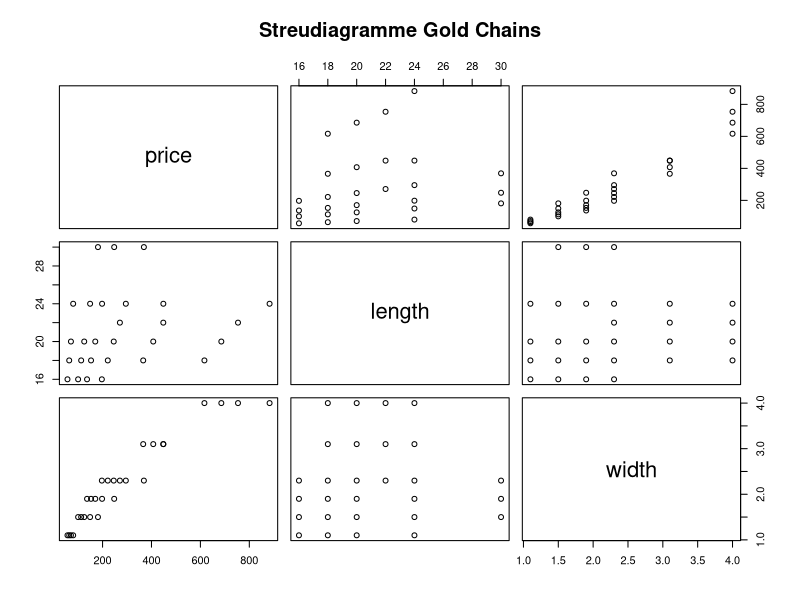
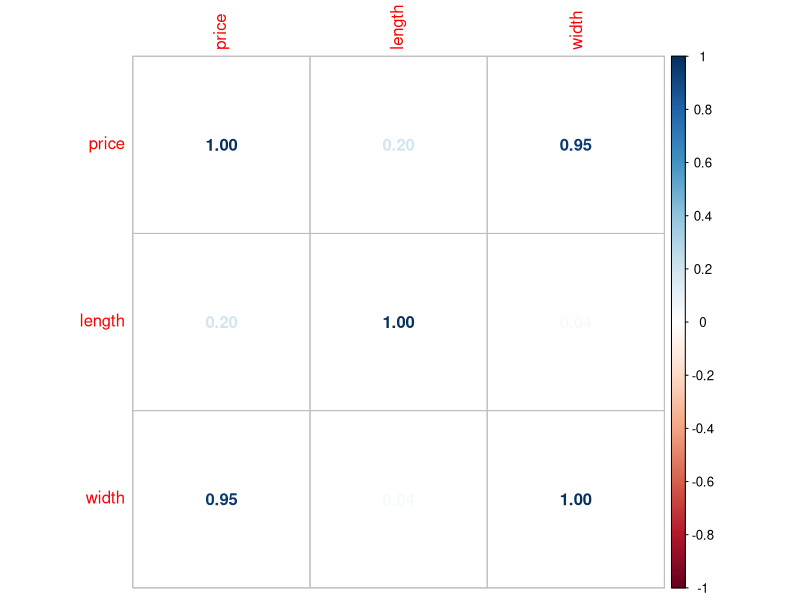
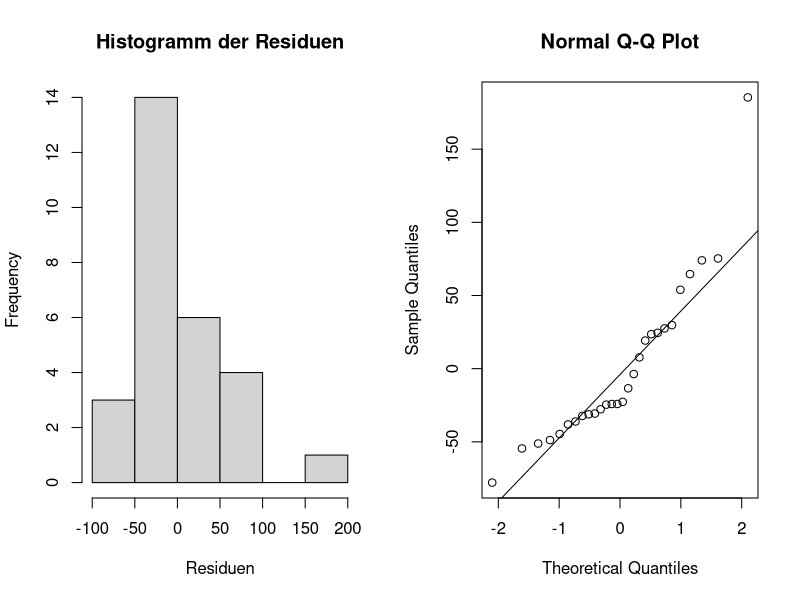
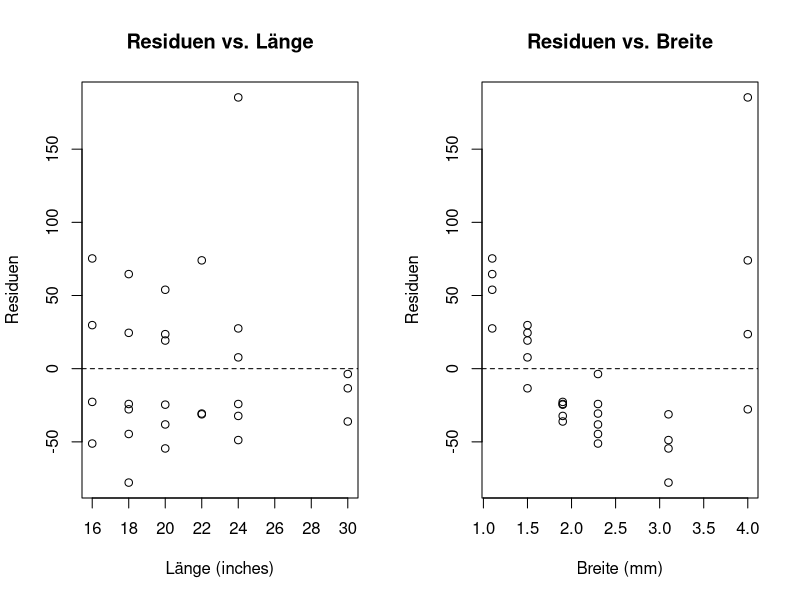
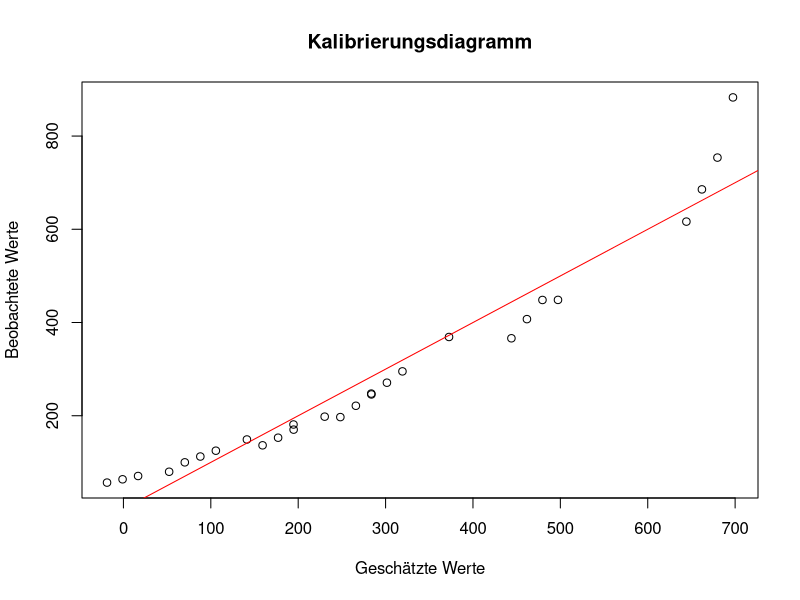
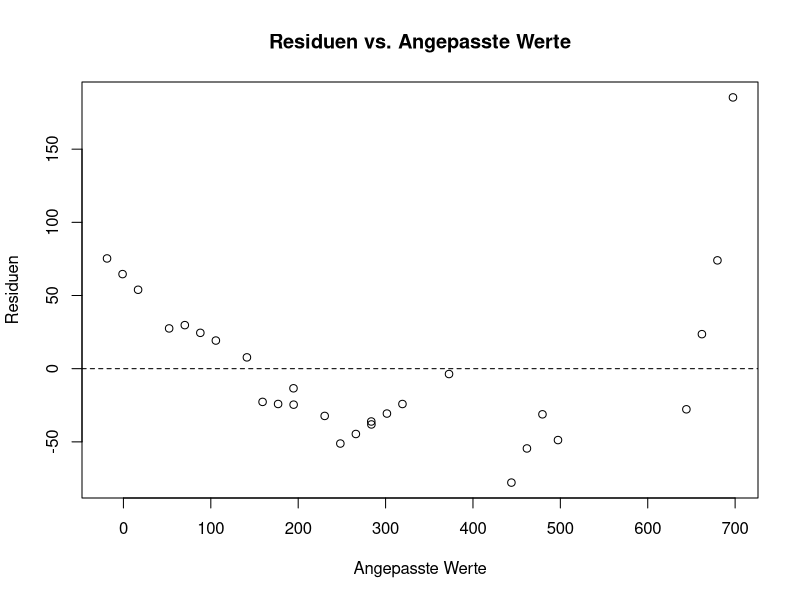
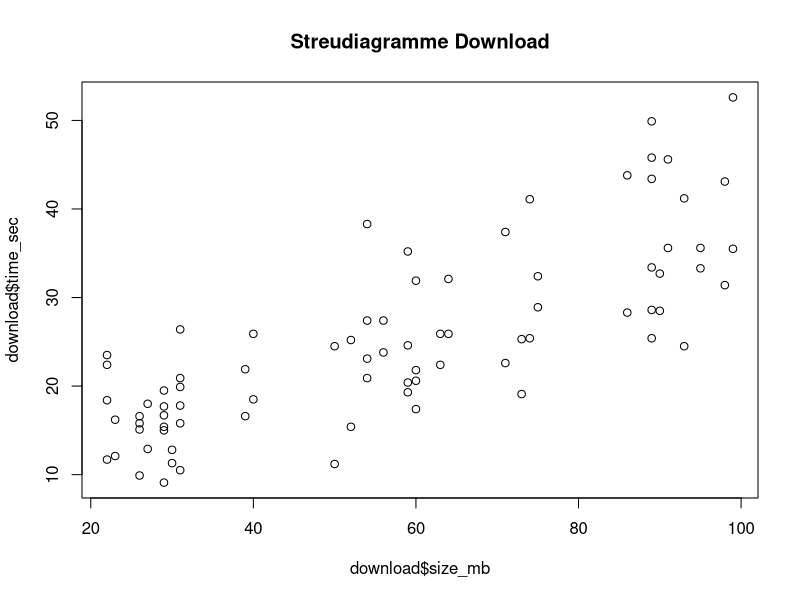
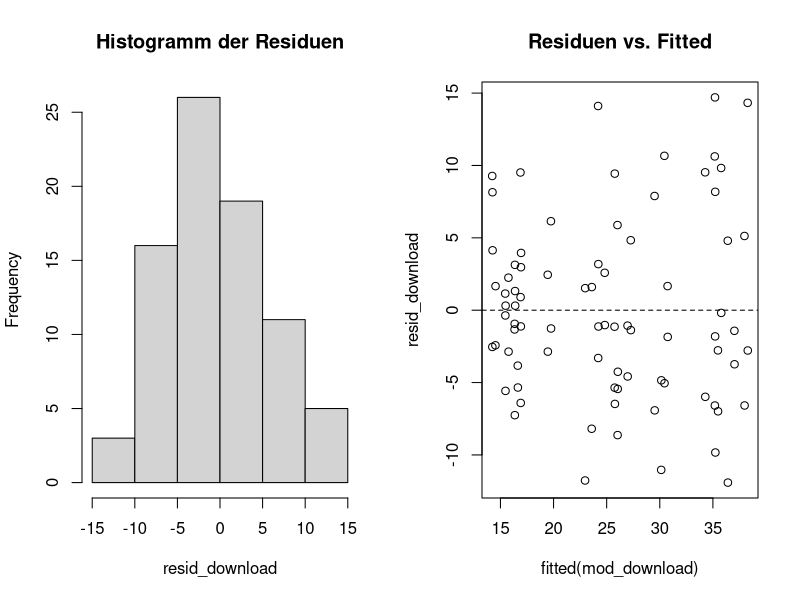

The R source for these figures, in order:
## ---- chunk 1
knitr::opts_chunk$set(echo = TRUE, warning = FALSE, message = FALSE)
library(readxl)
library(ggplot2)
library(dplyr)
library(corrplot)
library(car)
library(scatterplot3d)
## ---- chunk 2
gold <- read_excel("../data/WDDA_06.xlsx", sheet = "Gold Chains")
names(gold) <- c("price", "length", "width")
head(gold)
## ---- chunk 3
pairs(gold, main = "Streudiagramme Gold Chains")
## ---- chunk 4
cor_matrix <- cor(gold)
print(cor_matrix)
corrplot(cor_matrix, method = "number")
## ---- chunk 5
mod_width_simple <- lm(price ~ width, data = gold)
summary(mod_width_simple)
## ---- chunk 6
mod_gold <- lm(price ~ length + width, data = gold)
summary(mod_gold)
## ---- chunk 7
r2_gold <- summary(mod_gold)$r.squared
rse_gold <- summary(mod_gold)$sigma
cat("R² =", round(r2_gold, 4), "\n")
cat("RSE =", round(rse_gold, 2), "$\n")
## ---- chunk 8
resid_gold <- resid(mod_gold)
par(mfrow = c(1,2))
hist(resid_gold, main = "Histogramm der Residuen", xlab = "Residuen")
qqnorm(resid_gold)
qqline(resid_gold)
par(mfrow = c(1,1))

mean_resid_gold <- mean(resid_gold)
sd_resid_gold <- sd(resid_gold)
cat("Residuen-Mittelwert:", round(mean_resid_gold, 2), "\n")
cat("Residuen-SD:", round(sd_resid_gold, 2), "$\n")
## ---- chunk 9
par(mfrow = c(1,2))
plot(gold$length, resid_gold, main = "Residuen vs. Länge", 
     xlab = "Länge (inches)", ylab = "Residuen")
abline(h = 0, lty = 2)
plot(gold$width, resid_gold, main = "Residuen vs. Breite", 
     xlab = "Breite (mm)", ylab = "Residuen")
abline(h = 0, lty = 2)
par(mfrow = c(1,1))
## ---- chunk 10
gold$volume <- gold$length * gold$width
mod_gold_vol <- lm(price ~ length + width + volume, data = gold)
summary(mod_gold_vol)
## ---- chunk 11
# (k) Residuum der 1. Beobachtung
pred_1 <- predict(mod_gold)[1]
resid_1 <- gold$price[1] - pred_1
cat("Residuum 1. Beobachtung:", round(resid_1, 2), "$\n")

# (l) 25. Beobachtung extrem hoch?
pred_25 <- predict(mod_gold)[25]
ci_25 <- predict(mod_gold, interval = "prediction")[25,]
cat("25. Beobachtung - Preis:", gold$price[25], "$\n")
cat("95% Prognose-Intervall: [", round(ci_25["lwr"], 2), ",", round(ci_25["upr"], 2), "] $\n")

# (m) Kalibrierungsdiagramm
plot(fitted(mod_gold), gold$price, 
     main = "Kalibrierungsdiagramm", 
     xlab = "Geschätzte Werte", ylab = "Beobachtete Werte")
abline(0, 1, col = "red")

# (n) Residuen vs. angepasste Werte
plot(fitted(mod_gold), resid_gold,
     main = "Residuen vs. Angepasste Werte",
     xlab = "Angepasste Werte", ylab = "Residuen")
abline(h = 0, lty = 2)
## ---- chunk 12
cat("MRM: Salary = b0 + b1*Age + b2*TestScore\n")
cat("Angepasstes MRM: Salary = b0 + 5*Age + 2*TestScore\n")
## ---- chunk 13
direct_effect <- 2  # $000/point
indirect_effect <- 5 * 2  # 5 points/year * 2 $000/point
cat("Direkter Effekt:", direct_effect, "$000/point\n")
cat("Indirekter Effekt:", indirect_effect, "$000/year\n")
## ---- chunk 14
cat("Nutzen: 5 Punkte × 2000$/Punkt = 10.000 USD\n")
cat("Kosten: 25.000 USD\n")
cat("Partielle Steigung ist relevant (2000$/Punkt)\n")
## ---- chunk 15
download <- read_excel("../data/WDDA_06.xlsx", sheet = "Download")
names(download) <- c("time_sec", "size_mb", "hours_after_8", "vendor")

cor_download <- cor(download$time_sec, download$size_mb)
print(cor_download)
cor_download2 <- cor(download$hours_after_8, download$size_mb)
print(cor_download2)
## ---- chunk 16
plot(download$size_mb, download$time_sec, main = "Streudiagramme Download")
## ---- chunk 17
# Marginale Steigung
mod_size_simple <- lm(time_sec ~ size_mb, data = download)
marginal_slope <- coef(mod_size_simple)["size_mb"]

# Multiple Regression
mod_download <- lm(time_sec ~ size_mb + hours_after_8, data = download)
partial_slope <- coef(mod_download)["size_mb"]

cat("Marginale Steigung:", round(marginal_slope, 3), "s/MB\n")
cat("Partielle Steigung:", round(partial_slope, 3), "s/MB\n")
## ---- chunk 18
# Modell-Zusammenfassung
summary(mod_download)

# Residuen-Analyse
resid_download <- resid(mod_download)
par(mfrow = c(1,2))
hist(resid_download, main = "Histogramm der Residuen")
plot(fitted(mod_download), resid_download, main = "Residuen vs. Fitted")
abline(h = 0, lty = 2)
par(mfrow = c(1,1))
## ---- chunk 19
# SRM vs MRM Vergleich
mod_download_srm <- lm(time_sec ~ size_mb, data = download)
r2_srm <- summary(mod_download_srm)$r.squared
r2_adj_srm <- summary(mod_download_srm)$adj.r.squared
r2_mrm <- summary(mod_download)$r.squared
r2_adj_mrm <- summary(mod_download)$adj.r.squared

cat("SRM R²:", round(r2_srm, 4), ", Adj-R²:", round(r2_adj_srm, 4), "\n")
cat("MRM R²:", round(r2_mrm, 4), ", Adj-R²:", round(r2_adj_mrm, 4), "\n")
## ---- chunk 20
bfh <- read_excel("../data/WDDA_06.xlsx", sheet = "BFH")
head(bfh)
## ---- chunk 21
# Daten bereinigen
bfh_clean <- bfh[!is.na(bfh$height) & !is.na(bfh$foot) & !is.na(bfh$gender), ]
bfh_clean$age <- as.numeric(Sys.Date() - as.Date(bfh_clean$dob)) / 365.25

mod_bfh <- lm(height ~ foot + gender + age, data = bfh_clean)
summary(mod_bfh)
## ---- chunk 22
# Linearität beurteilen
plot(fitted(mod_bfh), bfh_clean$height, 
     main = "Kalibrierungsdiagramm", 
     xlab = "Geschätzte Körpergrösse", ylab = "Beobachtete Körpergrösse")
abline(0, 1, col = "red")

# Konstante Streuung
resid_bfh <- resid(mod_bfh)
plot(fitted(mod_bfh), resid_bfh,
     main = "Residuen vs. Fitted Values",
     xlab = "Angepasste Werte", ylab = "Residuen")
abline(h = 0, lty = 2)

# Normalität
hist(resid_bfh, main = "Histogramm der Residuen", xlab = "Residuen")
## ---- chunk 23
# Modell-Bewertung
r2_bfh <- summary(mod_bfh)$r.squared
cat("R² =", round(r2_bfh, 4), "\n")

# Schrittweise Regression für optimale Variablenkombination
mod_step <- step(mod_bfh, direction = "both", trace = FALSE)
summary(mod_step)
